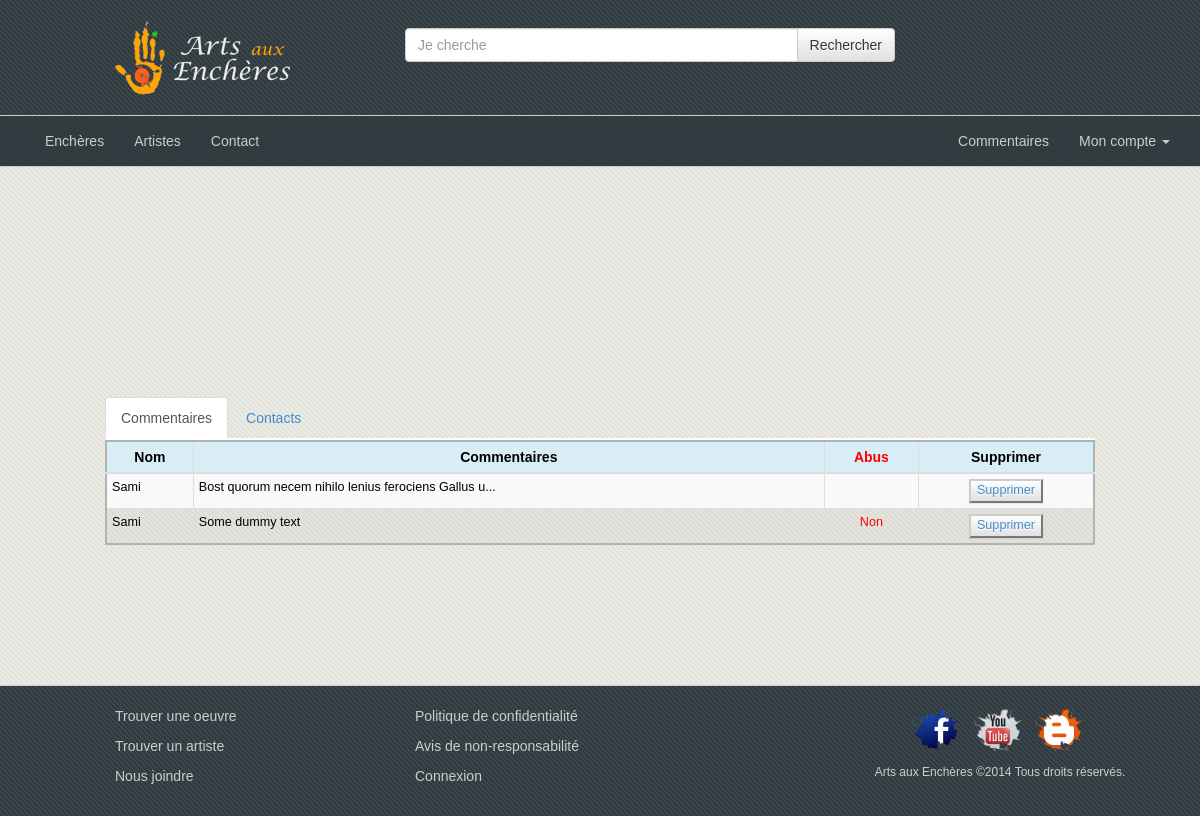
Page /site/index.php?page=commentaires (signed in) on the committed database.
### tables this page shows
CREATE TABLE `pi2_commentaires` (
  `idCommentaire` int(10) unsigned NOT NULL AUTO_INCREMENT,
  `corpsCommentaire` text,
  `dateCommentaire` varchar(100) NOT NULL,
  `abus` varchar(20) DEFAULT NULL,
  `utilisateur_id` int(10) unsigned NOT NULL,
  `enchere_id` int(10) unsigned NOT NULL,
  PRIMARY KEY (`idCommentaire`),
  KEY `fk_Commentaires_Utilisateurs1_idx` (`utilisateur_id`),
  KEY `fk_Commentaires_Encheres1_idx` (`enchere_id`),
  CONSTRAINT `fk_Commentaires_Encheres1` FOREIGN KEY (`enchere_id`) REFERENCES `pi2_encheres` (`id`) ON DELETE CASCADE ON UPDATE NO ACTION,
  CONSTRAINT `fk_Commentaires_Utilisateurs1` FOREIGN KEY (`utilisateur_id`) REFERENCES `pi2_utilisateurs` (`id`) ON DELETE NO ACTION ON UPDATE CASCADE
);

### site/index.php (called while the page is built, shortened)
<?php
	$oControleurSite = new ControleurSite();
 ?>

### modeles/Commentaire.class.php (called while the page is built, shortened)
<?php
class Commentaire {
	private $idCommentaire;
	private $corpsCommentaire;
	private $abus;
	public function setIdCommentaire($idCommentaire) {
		$this->idCommentaire = $idCommentaire;
	}
	public function setCorpsCommentaire($corpsCommentaire) {
		$this->corpsCommentaire = $corpsCommentaire;
	}
	public function setAbus($abus) {
		$this->abus = $abus;
	}
	public function getIdCommentaire() {
		return $this->idCommentaire;
	}
	public function getCorpsCommentaire() {
		return $this->corpsCommentaire;
	}
	public function getAbus() {
		return $this->abus;
	}
	public static function adm_rechercherListeDesCommentaires(){
	 	$oConnexion = new MySqliLib();
	 	$sRequete = "
	 		SELECT * FROM pi2_commentaires
	 	";
	 	$oResult = $oConnexion->executer($sRequete);
	 	$aEnreg = $oConnexion->recupererTableau($oResult);
		$aCommentaires = array();
	 	for($iEnreg=0; $iEnreg<count($aEnreg); $iEnreg++){
	 		$aCommentaires[$iEnreg] =  new Commentaire($aEnreg[$iEnreg]['idCommentaire'], $aEnreg[$iEnreg]['corpsCommentaire'], $aEnreg[$iEnreg]['dateCommentaire'], $aEnreg[$iEnreg]['abus'], $aEnreg[$iEnreg]['utilisateur_id'], $aEnreg[$iEnreg]['enchere_id']);
	 	}
	 	return $aCommentaires;
	 }
}

### libs/MySqliLib.class.php (called while the page is built, shortened)
<?php
    class MySqliLib extends mysqli {
    	private $sHost;
		private $sUser;
		private $sPwd;
		private $sBDD;
		private $oConnect;
		public function setHost($sHost){
			$this->sHost = $sHost;
		}
		public function setUser($sUser){
			$this->sUser = $sUser;
		}
		public function setPwd($sPwd){
			$this->sPwd = $sPwd;
		}
		public function setBDD($sBDD){
			$this->sBDD = $sBDD;
		}
		public function getHost(){
			return $this->sHost;
		}
		public function getUser(){
			return $this->sUser ;
		}
		public function getPwd(){
			return $this->sPwd;
		}
		public function getBDD(){
			return $this->sBDD;
		}
		public function __construct($sHost=MySqliLib::HOST, $sUser=MySqliLib::USER,
		$sPwd=MySqliLib::PWD, $sBDD=MySqliLib::BDD){
			$this->oConnect = new mysqli($this->getHost(), $this->getUser(), $this->getPwd(), $this->getBDD());
		}
		public function executer($sRequete){
			$oMysqliResult = $this->oConnect->query($sRequete);
			return $oMysqliResult;
		}
    }
?>

### vues/VueCommentaire_Contact.class.php (the view, shortened to what this page needs)
<?php
class VueCommentaire_Contact {
	public static function admi_afficherCommentaire_contact($aCommentaires, $aContacts) {
		echo '
  			<main>
			<article id="Commont_Contact" >
				<article class="row">
					<ul class="nav nav-tabs Tab_commentaires" role="tablist">
						<li class="active">
							<a href="#Tous_commentaires" role="tab" data-toggle="tab">Commentaires</a>
						</li>
						<li>
							<a href="#Tous_Contacts" role="tab" data-toggle="tab">Contacts</a>
						</li>
					</ul>
					<article class="tab-content">
						<article class="tab-pane active" id="Tous_commentaires" >
							<article class="media icon_commenter">
								<article class="media-body">
									<table class="table table-bordered  table-striped table-condensed">
										<thead>
											<tr>
												<th class="bg-info text-center">Nom</th>
												<th class="bg-info text-center">Commentaires</th>
												<th class="bg-info text-center Danger">Abus</th>
												<th class="bg-info text-center">Supprimer</th>
											</tr>
										</thead>
										<tbody>';
											for ($iComm = 0; $iComm < count($aCommentaires); $iComm++)
											{
												echo '<tr ><td class=\" text-center\">Sami</td>';
												echo '<td>'.$aCommentaires[$iComm] -> getCorpsCommentaire().'</td>';
												echo "<td class='Danger text-center' text-center>".$aCommentaires[$iComm] -> getAbus()."</td>";
												echo "<td class=\" text-center\">
														<button class=\"btn-default\" type=\"submit\">
													 	 <a href=index.php?page=".$_GET['page']."&action=supCommentair&idCommentaire=".$aCommentaires[$iComm] -> getIdCommentaire()."> Supprimer</a>
													 	</button>
													  </td>
													 </tr>";
											}
										echo'</tbody>
										</table>
									</article>
								</article>
						</article>
						<article class="tab-pane" id="Tous_Contacts">
							<table class="table table-bordered  table-striped table-condensed">
								<thead>
									<tr>
										<th class="bg-success text-center ">Nom</th>
										<th class="bg-success text-center">Messages</th>
										<th class="bg-success">Supprimer</th>
									</tr>
								</thead>
								<tbody>';
								echo'</tbody>
							</table>
						</article>
					</article>
				</article>
				</article>
		</main>
		';
	}
}

### site/css/main.css (style rules this page uses)
html { font-size: 12px; }
body { font-family: 'Lato', Calibri, Arial, sans-serif; font-family: Lucida Sans Unicode, Arial, Helvetica, sans-serif; color: #323b40; background-repeat: repeat; background-image: url('../img/fond-rayures_pales.png'); background-color: #464647; }
@media all and (min-width: 769px) { main { min-height: 375px; } }

### site/css/commentaire.css (style rules this page uses)
.Tab_commentaires { border-bottom: 2px solid #FFFFFF; }
.Danger { color: #FF0000; }
#Commont_Contact { height: auto; padding: 10%; margin-top: 110px; color: #727374; }
#Commont_Contact table { border: 2px solid #b2b2b2; color: #000000; background-color: rgba(100,100,100, .05); }
#Commont_Contact table td { font-size: .9em; }

### rows in the picture
pi2_commentaires: corpsCommentaire "Bost quorum necem nihilo lenius ferociens Gallus u..."
pi2_commentaires: corpsCommentaire "Some dummy text", abus "Non"
